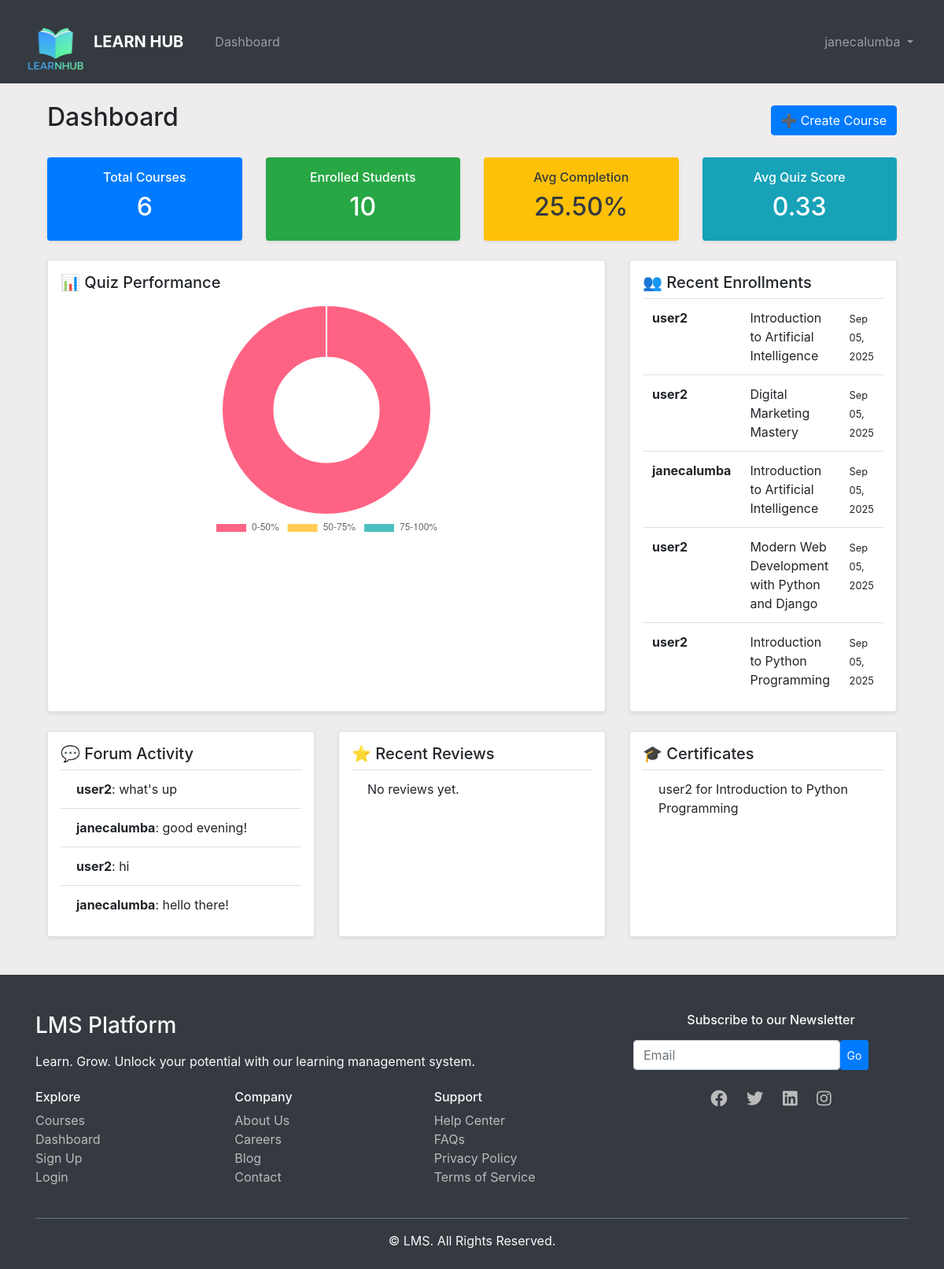
The page /instructor/dashboard/ (signed in) on the database its author committed.
### lms_app/models.py (models this page shows)
class Enrollment(models.Model):
    user = models.ForeignKey(User, on_delete=models.CASCADE)
    course = models.ForeignKey(Course, on_delete=models.CASCADE)
    enrolled_at = models.DateTimeField(auto_now_add=True)
    progress = models.DecimalField(max_digits=5, decimal_places=2, default=0.00)
    is_completed = models.BooleanField(default=False)

class Course(models.Model):
    title = models.CharField(max_length=255)
    description = models.TextField()
    category = models.CharField(max_length=100)
    difficulty = models.CharField(max_length=50)
    created_by = models.ForeignKey(User, on_delete=models.CASCADE)
    created_at = models.DateTimeField(auto_now_add=True)

class Post(models.Model):
    forum = models.ForeignKey("Forum", on_delete=models.CASCADE, default=1)
    user = models.ForeignKey(User, on_delete=models.CASCADE)
    content = models.TextField()
    created_at = models.DateTimeField(auto_now_add=True)

class Certificate(models.Model):
    user = models.ForeignKey(User, on_delete=models.CASCADE)
    course = models.ForeignKey(Course, on_delete=models.CASCADE)
    issued_at = models.DateTimeField(auto_now_add=True)

### lms_app/views.py (the view)
# urls.py: path('instructor/dashboard/', views.instructor_dashboard, name='instructor_dashboard'),
@login_required
@user_passes_test(is_instructor)
def instructor_dashboard(request):
    courses = Course.objects.filter(created_by=request.user)
    total_courses = courses.count()
    total_students = Enrollment.objects.filter(course__in=courses).count()
    avg_completion = Enrollment.objects.filter(course__in=courses).aggregate(models.Avg('progress'))['progress__avg'] or 0
    avg_quiz_score = QuizAttempt.objects.filter(quiz__lesson__module__course__in=courses).aggregate(models.Avg('score'))['score__avg'] or 0
    recent_enrollments = Enrollment.objects.filter(course__in=courses).select_related('user', 'course').order_by('-enrolled_at')[:5]
    pending_submissions = Submission.objects.filter(assignment__lesson__module__course__in=courses, grade__isnull=True).select_related('student', 'assignment')[:5]
    recent_posts = Post.objects.filter(forum__course__in=courses).select_related('user', 'forum').order_by('-created_at')[:5]
    recent_reviews = CourseReview.objects.filter(course__in=courses).select_related('user', 'course').order_by('-created_at')[:5]
    recent_certificates = Certificate.objects.filter(course__in=courses).select_related('user', 'course').order_by('-issued_at')[:5]
    today = now().date()
    months = []
    enroll_counts = []
    for i in range(5, -1, -1):
        month_start = today.replace(day=1) - timedelta(days=i*30)
        month_end = month_start.replace(day=28) + timedelta(days=4)
        month_label = month_start.strftime('%b')
        months.append(month_label)
        count = Enrollment.objects.filter(course__in=courses, enrolled_at__month=month_start.month).count()
        enroll_counts.append(count)
    quiz_data = [0, 0, 0]
    attempts = QuizAttempt.objects.filter(quiz__lesson__module__course__in=courses)
    for a in attempts:
        if a.score < 50:
            quiz_data[0] += 1
        elif 50 <= a.score < 75:
            quiz_data[1] += 1
        else:
            quiz_data[2] += 1
    context = {
        'courses': courses,
        'total_courses': total_courses,
        'total_students': total_students,
        'avg_completion': round(avg_completion, 2),
        'avg_quiz_score': round(avg_quiz_score, 2),
        'recent_enrollments': recent_enrollments,
        'pending_submissions': pending_submissions,
        'recent_posts': recent_posts,
        'recent_reviews': recent_reviews,
        'recent_certificates': recent_certificates,
        "enrollment_labels" : months,
        'enrollment_data': enroll_counts,
        'quiz_labels': ["0-50%", "50-75%", "75-100%"],
        'quiz_data': quiz_data,
    }
    return render(request, 'instructor_dashboard.html', context)

### lms_app/views.py (called while the page is built)
def is_instructor(user):
    return user.is_authenticated and user.profile.role == 'Instructor'

### lms_app/templates/instructor_dashboard.html (shortened to what this page needs)
{% extends "base.html" %}
{% load static %}
{% block content %}
<div class="container-fluid mt-4">
  <div class="d-flex justify-content-between align-items-center mb-4">
    <h2 class="fw-bold">Dashboard</h2>
    <a href="{% url 'create_course' %}" class="btn btn-primary">➕ Create Course</a>
  </div>
  <div class="row g-4 mb-4">
    <div class="col-md-3 col-6">
      <a href="{% url 'course_list' %}">
      <div class="card text-center shadow-sm border-0 p-3 bg-primary text-white rounded-3">
        <h6>Total Courses</h6>
        <h2>{{ total_courses }}</h2>
      </div>
      </a>
    </div>
    <div class="col-md-3 col-6">
      <div class="card text-center shadow-sm border-0 p-3 bg-success text-white rounded-3">
        <h6>Enrolled Students</h6>
        <h2>{{ total_students }}</h2>
      </div>
    </div>
    <div class="col-md-3 col-6">
      <div class="card text-center shadow-sm border-0 p-3 bg-warning text-dark rounded-3">
        <h6>Avg Completion</h6>
        <h2>{{ avg_completion }}%</h2>
      </div>
    </div>
    <div class="col-md-3 col-6">
      <div class="card text-center shadow-sm border-0 p-3 bg-info text-white rounded-3">
        <h6>Avg Quiz Score</h6>
        <h2>{{ avg_quiz_score }}</h2>
      </div>
    </div>
  </div>
  <div class="row g-4 mb-4">
    <div class="col-lg-8 col-md-12">
      <div class="card shadow-sm p-3 h-100">
        <h5 class="mb-3">📊 Quiz Performance</h5>
        <div style="height: 300px;">
          <canvas id="quizChart"></canvas>
        </div>
      </div>
    </div>
    <div class="col-lg-4 col-md-12">
      <div class="card shadow-sm p-3 h-100">
        <h5>👥 Recent Enrollments</h5>
        <table class="table table-hover mb-0">
          <tbody>
          {% for e in recent_enrollments %}
            <tr>
              <td><b>{{ e.user.username }}</b></td>
              <td>{{ e.course.title }}</td>
              <td><small>{{ e.enrolled_at|date:"M d, Y" }}</small></td>
            </tr>
          {% empty %}
            <tr><td colspan="3">No recent enrollments.</td></tr>
          {% endfor %}
          </tbody>
        </table>
      </div>
    </div>
  </div>
  <div class="row g-4 mb-4">
    <div class="col-md-4">
      <div class="card shadow-sm p-3 h-100">
        <h5>💬 Forum Activity</h5>
        <ul class="list-group list-group-flush">
        {% for p in recent_posts %}
          <li class="list-group-item"><b>{{ p.user.username }}</b>: {{ p.content|truncatechars:50 }}</li>
        {% empty %}
          <li class="list-group-item">No recent posts.</li>
        {% endfor %}
        </ul>
      </div>
    </div>
    <div class="col-md-4">
      <div class="card shadow-sm p-3 h-100">
        <h5>⭐ Recent Reviews</h5>
        <ul class="list-group list-group-flush">
        {% for r in recent_reviews %}
          <li class="list-group-item">{{ r.user.username }} rated {{ r.course.title }} ⭐{{ r.rating }}</li>
        {% empty %}
          <li class="list-group-item">No reviews yet.</li>
        {% endfor %}
        </ul>
      </div>
    </div>
    <div class="col-md-4">
      <div class="card shadow-sm p-3 h-100">
        <h5>🎓 Certificates</h5>
        <ul class="list-group list-group-flush">
        {% for c in recent_certificates %}
          <li class="list-group-item">{{ c.user.username }} for {{ c.course.title }}</li>
        {% empty %}
          <li class="list-group-item">No certificates issued yet.</li>
        {% endfor %}
        </ul>
      </div>
    </div>
  </div>
</div>
<script>
document.addEventListener('DOMContentLoaded', () => {
    const ctx = document.getElementById('quizChart').getContext('2d');
    // Initialize the chart with empty data
    const quizChart = new Chart(ctx, {
        type: 'doughnut',
        data: {
            labels: ["0-50%", "50-75%", "75-100%"],
            datasets: [{
                data: [0, 0, 0],
                backgroundColor: ["#ff6384", "#ffcd56", "#4bc0c0"]
            }]
        },
        options: {
            responsive: true,
            maintainAspectRatio: false,
            plugins: {
                legend: { position: 'bottom' },
                tooltip: { enabled: true }
            }
        }
    });
    // Fetch latest quiz data from the server
    function updateQuizChart() {
        fetch("{% url 'quiz_performance_api' %}")
        .then(response => response.json())
        .then(data => {
            quizChart.data.labels = data.quiz_labels;
            quizChart.data.datasets[0].data = data.quiz_data;
            quizChart.update();
        });
    }
    // Initial load
    updateQuizChart();
    // Auto-update every 30 seconds
    setInterval(updateQuizChart, 30000);
});
</script>
{% endblock %}

### lms_app/templates/base.html (shortened to what this page needs)
{% load static %}
<!DOCTYPE html>
<html lang="en">
<head>
    <link rel="stylesheet" href="https://stackpath.bootstrapcdn.com/bootstrap/4.5.2/css/bootstrap.min.css">
    <link rel="stylesheet" href="https://cdnjs.cloudflare.com/ajax/libs/font-awesome/5.15.1/css/all.min.css">
</head>
<body style="background-color: rgb(238, 236, 236);">
    <nav class="navbar navbar-expand-lg navbar-dark bg-dark">
    <div class="container-fluid">
        <a class="navbar-brand d-flex align-items-center" href="{% url 'home' %}">
            <img src="{% static 'icons/final logo.png' %}" alt="Logo" width="80" height="80" class="d-inline-block align-top mr-2">
            <span class="font-weight-bold">LEARN HUB</span>
        </a>
        <div class="collapse navbar-collapse" id="navbarNav">
            <ul class="navbar-nav mr-auto">
                {% if user.is_authenticated %}
                    {% if user.profile.role == 'Student' %}
                        <li class="nav-item">
                            <a class="nav-link" href="{% url 'dashboard' %}">Dashboard</a>
                        </li>
                    {% elif user.profile.role == 'Instructor' %}
                        <li class="nav-item">
                            <a class="nav-link" href="{% url 'instructor_dashboard' %}">Dashboard</a>
                        </li>
                    {% endif %}
                {% endif %}
            </ul>
            <ul class="navbar-nav ml-auto">
                {% if user.is_authenticated %}
                    <li class="nav-item dropdown">
                        <a class="nav-link dropdown-toggle" href="#" id="navbarDropdown" role="button"
                           data-toggle="dropdown" aria-haspopup="true" aria-expanded="false">
                            {{ user.username }}
                        </a>
                    </li>
                {% endif %}
            </ul>
        </div>
    </div>
</nav>
    <div class="container mt-4">
        {% block content %}
        {% endblock %}
    </div>
<footer class="bg-dark text-light pt-5 pb-4 mt-5">
  <div class="container">
    <div class="row">
      <div class="col-md-8">
        <h3 class="fw-bold mb-3">LMS Platform</h3>
        <p class="mb-4">Learn. Grow. Unlock your potential with our learning management system.</p>
        <div class="row">
          <div class="col-6 col-md-4">
            <h6 class="fw-bold">Explore</h6>
            <ul class="list-unstyled">
              <li><a href="{% url 'course_list' %}" class="footer-link">Courses</a></li>
              <li><a href="{% url 'dashboard' %}" class="footer-link">Dashboard</a></li>
              <li><a href="{% url 'signup' %}" class="footer-link">Sign Up</a></li>
              <li><a href="{% url 'login' %}" class="footer-link">Login</a></li>
            </ul>
          </div>
          <div class="col-6 col-md-4">
            <h6 class="fw-bold">Company</h6>
            <ul class="list-unstyled">
              <li><a href="#" class="footer-link">About Us</a></li>
              <li><a href="#" class="footer-link">Careers</a></li>
              <li><a href="#" class="footer-link">Blog</a></li>
              <li><a href="#" class="footer-link">Contact</a></li>
            </ul>
          </div>
          <div class="col-6 col-md-4">
            <h6 class="fw-bold">Support</h6>
            <ul class="list-unstyled">
              <li><a href="#" class="footer-link">Help Center</a></li>
              <li><a href="#" class="footer-link">FAQs</a></li>
              <li><a href="#" class="footer-link">Privacy Policy</a></li>
              <li><a href="#" class="footer-link">Terms of Service</a></li>
            </ul>
          </div>
        </div>
      </div>
      <div class="col-md-4 text-md-start text-center mt-4 mt-md-0">
        <h6 class="fw-bold">Subscribe to our Newsletter</h6>
        <form class="d-flex mt-3">
          <input type="email" class="form-control me-2 w-75" placeholder="Email">
          <button type="submit" class="btn btn-primary btn-sm">Go</button>
        </form>
        <div class="mt-4">
          <a href="#" class="social-icon"><i class="fab fa-facebook fa-lg"></i></a>
          <a href="#" class="social-icon"><i class="fab fa-twitter fa-lg"></i></a>
          <a href="#" class="social-icon"><i class="fab fa-linkedin fa-lg"></i></a>
          <a href="#" class="social-icon"><i class="fab fa-instagram fa-lg"></i></a>
        </div>
      </div>
    </div>
    <hr class="border-secondary mt-4">
    <div class="text-center">
      <p class="mb-0">&copy; {{ now|date:"Y" }} LMS. All Rights Reserved.</p>
    </div>
  </div>
</footer>
</body>
</html>

### lms_app/templates/base.html (style rules this page uses)
.footer-link { color: #bbb; text-decoration: none; transition: color 0.3s ease; }
.social-icon { color: #bbb; margin: 0 10px; transition: color 0.3s ease, transform 0.2s ease; }

### rows shown on the page
Enrollment: user.username "user2", course "Introduction to Artificial Intelligence", enrolled_at "Sep 05, 2025"
Enrollment: user.username "user2", course "Digital Marketing Mastery", enrolled_at "Sep 05, 2025"
Enrollment: user.username "janecalumba", course "Introduction to Artificial Intelligence", enrolled_at "Sep 05, 2025"
Enrollment: user.username "user2", course "Modern Web Development with Python and Django", enrolled_at "Sep 05, 2025"
Enrollment: user.username "user2", course "Introduction to Python Programming", enrolled_at "Sep 05, 2025"
Post: user.username "user2", content "what's up"
Post: user.username "janecalumba", content "good evening!"
Post: user.username "user2", content "hi"
Post: user.username "janecalumba", content "hello there!"
Certificate: user.username "user2", course "Introduction to Python Programming"

### other values the page prints
{{ user.username }} "janecalumba"
{{ total_courses }} "6"
{{ total_students }} "10"
{{ avg_completion }} "25.50"
{{ avg_quiz_score }} "0.33"
